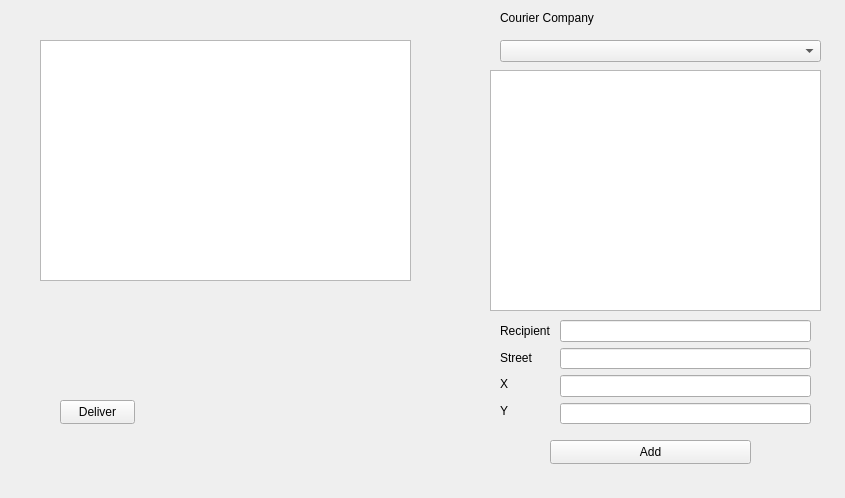
<?xml version="1.0" encoding="UTF-8"?>
<ui version="4.0">
 <class>Gui</class>
 <widget class="QWidget" name="Gui">
  <property name="geometry">
   <rect>
    <x>0</x>
    <y>0</y>
    <width>845</width>
    <height>498</height>
   </rect>
  </property>
  <property name="windowTitle">
   <string>Gui</string>
  </property>
  <widget class="QListWidget" name="courierWidget">
   <property name="geometry">
    <rect>
     <x>40</x>
     <y>40</y>
     <width>371</width>
     <height>241</height>
    </rect>
   </property>
  </widget>
  <widget class="QListWidget" name="courierCompanyWidget">
   <property name="geometry">
    <rect>
     <x>490</x>
     <y>70</y>
     <width>331</width>
     <height>241</height>
    </rect>
   </property>
  </widget>
  <widget class="QLabel" name="label">
   <property name="geometry">
    <rect>
     <x>500</x>
     <y>10</y>
     <width>101</width>
     <height>16</height>
    </rect>
   </property>
   <property name="text">
    <string>Courier Company</string>
   </property>
  </widget>
  <widget class="QPushButton" name="addButton">
   <property name="geometry">
    <rect>
     <x>550</x>
     <y>440</y>
     <width>201</width>
     <height>24</height>
    </rect>
   </property>
   <property name="text">
    <string>Add</string>
   </property>
  </widget>
  <widget class="QWidget" name="layoutWidget">
   <property name="geometry">
    <rect>
     <x>560</x>
     <y>320</y>
     <width>251</width>
     <height>104</height>
    </rect>
   </property>
   <layout class="QVBoxLayout" name="verticalLayout">
    <item>
     <widget class="QLineEdit" name="recipientLine"/>
    </item>
    <item>
     <widget class="QLineEdit" name="streetLine"/>
    </item>
    <item>
     <widget class="QLineEdit" name="xLine"/>
    </item>
    <item>
     <widget class="QLineEdit" name="yLine"/>
    </item>
   </layout>
  </widget>
  <widget class="QWidget" name="layoutWidget">
   <property name="geometry">
    <rect>
     <x>500</x>
     <y>320</y>
     <width>51</width>
     <height>101</height>
    </rect>
   </property>
   <layout class="QVBoxLayout" name="verticalLayout_2">
    <item>
     <widget class="QLabel" name="label_2">
      <property name="text">
       <string>Recipient</string>
      </property>
     </widget>
    </item>
    <item>
     <widget class="QLabel" name="label_3">
      <property name="text">
       <string>Street</string>
      </property>
     </widget>
    </item>
    <item>
     <widget class="QLabel" name="label_4">
      <property name="text">
       <string>X</string>
      </property>
     </widget>
    </item>
    <item>
     <widget class="QLabel" name="label_5">
      <property name="text">
       <string>Y</string>
      </property>
     </widget>
    </item>
   </layout>
  </widget>
  <widget class="QPushButton" name="deliverButton">
   <property name="geometry">
    <rect>
     <x>60</x>
     <y>400</y>
     <width>75</width>
     <height>24</height>
    </rect>
   </property>
   <property name="text">
    <string>Deliver</string>
   </property>
  </widget>
  <widget class="QComboBox" name="comboBox">
   <property name="geometry">
    <rect>
     <x>500</x>
     <y>40</y>
     <width>321</width>
     <height>22</height>
    </rect>
   </property>
  </widget>
 </widget>
 <resources/>
 <connections/>
</ui>
